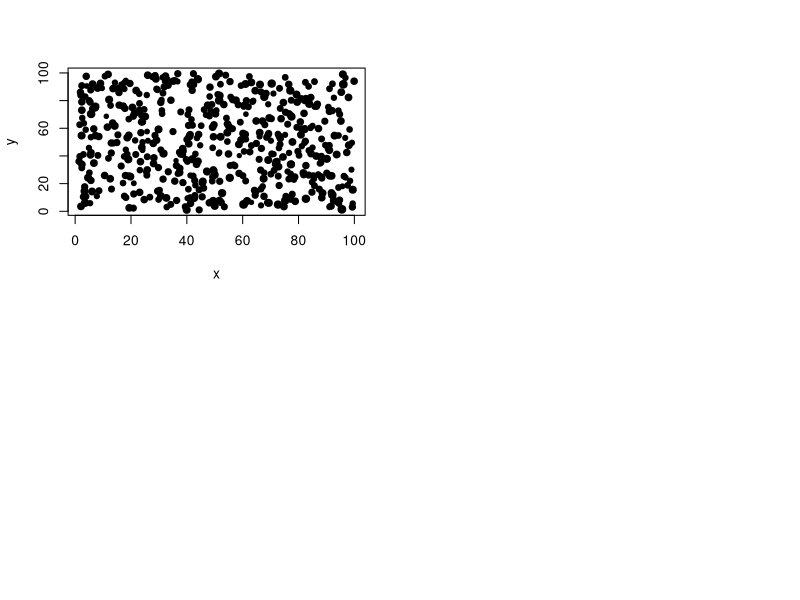

Source code (R): (Note: this script raises an error after producing the figure.)

 x<-runif(500,min=1,max=100)
 y<-runif(500,min=1,max=100)
 z<-rnorm(500,mean=10*x)
 z<-rnorm(500,mean=10,sd=1)
 par(mfrow=c(2,2))
 plot(x,y,pch=19,cex=z/10)
 correlog1.1 <- correlog(z, y, z,na.rm=T, increment=5, resamp=50) # I think this one uses actual distances rather than resample
 plot(correlog1.1)
 correlog1.1 <- correlog(z, y, z,na.rm=T, increment=10, resamp=50)
 plot(correlog1.1)

 
 plot(correlog1.1)
 sp.corr<-spline.correlog(x, y, z)
dist.nb <- dnearneigh(as.matrix(cbind(x,y)), 0, 5) #this gives an indicator matrix either everything is a neighbor or not, not based on distance
dist.listw <- nb2listw(dist.nb,zero.policy=TRUE) #calculates weights based on a number  of possible criteria


 dist.nb <- dnearneigh(as.matrix(cbind(x,y)), 0, 100) #give lower and
              dist.listw <- nb2listw(dist.nb) #turns neighbourhood object into a
              GlobMT<- moran.test(z, listw=dist.listw)
              GlobMT<-moran.mc(z, listw=dist.listw,nsim=1000)
data(oldcol)
colw <- nb2listw(COL.nb, style="W")
nsim <- 99
set.seed(1234)
sim1 <- moran.mc(COL.OLD$CRIME, listw=colw, nsim=nsim)
sim1
mean(sim1$res[1:nsim])
var(sim1$res[1:nsim])
summary(sim1$res[1:nsim])
MoranI.boot <- function(var, i, ...) {
var <- var[i]
return(moran(x=var, ...)$I)
}
set.seed(1234)
library(boot)
boot1 <- boot(COL.OLD$CRIME, statistic=MoranI.boot, R=nsim,
sim="permutation", listw=colw, n=nrow(COL.OLD), S0=Szero(colw))
boot1
plot(boot1)
mean(boot1$t)